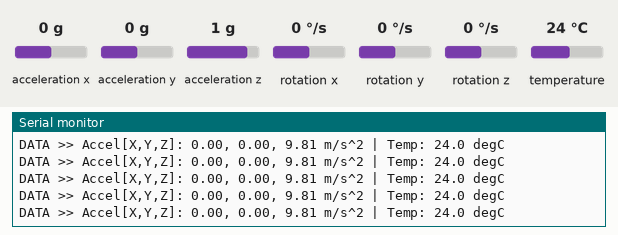
The sketch below on a simulated Arduino Uno, built with avr-gcc and run on an emulated ATmega328P. Parts: the last lines printed to the serial monitor. Inputs (shaded band) come from the test bench; at power-on: acceleration x 0 g, acceleration y 0 g, acceleration z 1 g, temperature 24 °C, rotation x 0 °/s, rotation y 0 °/s, rotation z 0 °/s.

Above: at 1.2 s.
1.3 s: acceleration x set to -1.4 g
At 1.59 s:
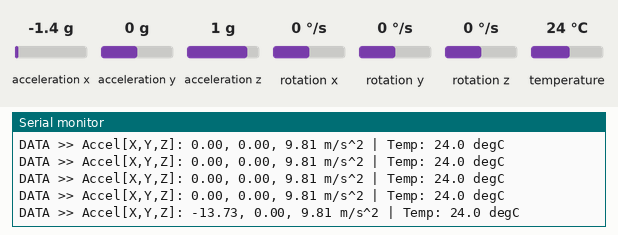
2.8 s: acceleration y set to -1.4 g
At 2.82 s:
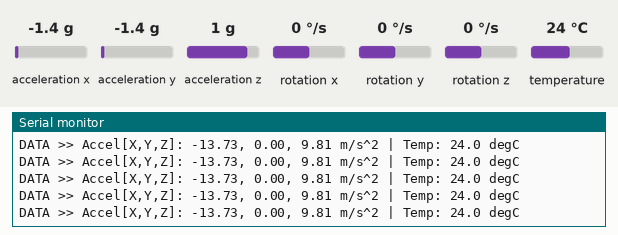
4.3 s: acceleration z set to -1.4 g
At 4.45 s:
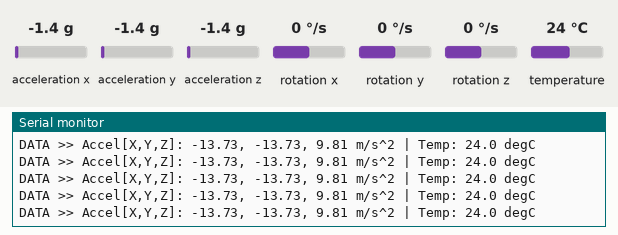
5.8 s: temperature set to 12 °C
At 5.88 s:
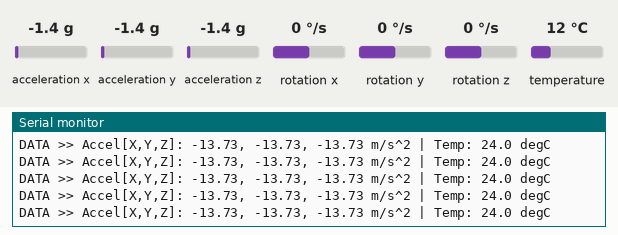

Measured:
- after the input at 1.3 s, the serial monitor: prints a new line after 0.13 s (image 1)

The sketch:

MPU6050.ino
```cpp
#include <Adafruit_MPU6050.h>
#include <Adafruit_Sensor.h>
#include <Wire.h>

Adafruit_MPU6050 mpu;

void setup(void) {
  Serial.begin(115200);

  /* Standard MPU6050 Initialization */
  if (!mpu.begin()) {
    Serial.println("Error: MPU6050 sensor not detected on I2C bus!");
    while (1) delay(10);
  }

  // Set standard sensor ranges
  mpu.setAccelerometerRange(MPU6050_RANGE_8_G);
  mpu.setGyroRange(MPU6050_RANGE_500_DEG);
  mpu.setFilterBandwidth(MPU6050_BAND_21_HZ);

  Serial.println("MPU6050 Sensor Initialized [8G / 500DEG]");
  Serial.println("Reading streaming data...");
}

void loop() {
  sensors_event_t a, g, temp;

  /* Production-grade data acquisition */
  if (mpu.getEvent(&a, &g, &temp)) {
    Serial.print("DATA >> Accel[X,Y,Z]: ");
    Serial.print(a.acceleration.x, 2); Serial.print(", ");
    Serial.print(a.acceleration.y, 2); Serial.print(", ");
    Serial.print(a.acceleration.z, 2);
    Serial.print(" m/s^2 | Temp: ");
    Serial.print(temp.temperature, 1);
    Serial.println(" degC");
  } else {
    Serial.println("Bus Error: Communication lost!");
  }

  delay(200);
}
```
